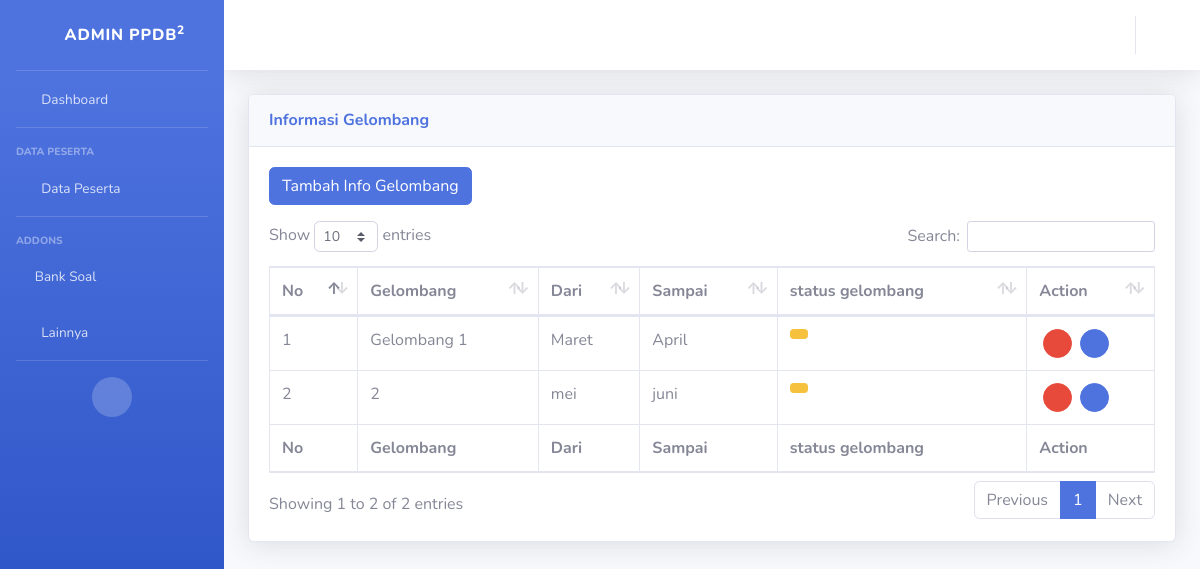
The page /index.php/info/info_gelombang on the database its author committed.
### tables this page shows
CREATE TABLE `info_gelombang` (
  `id_gelombang` int(11) NOT NULL,
  `gelombang` varchar(100) NOT NULL,
  `dari` varchar(100) NOT NULL,
  `sampai` varchar(100) NOT NULL
);

### application/controllers/info/info_gelombang.php (called while the page is built, shortened)
<?php
class info_gelombang extends CI_Controller
{
	public function index()
	{
		$data['info_gelombang'] = $this->ppdb_model->get_data('info_gelombang')->result();
		$this->load->view('templates/header_admin');
		$this->load->view('templates/sidebar_admin');
		$this->load->view('info/info_gelombang', $data);
		$this->load->view('templates/footer_admin');
	}
}

### index.php (called while the page is built, shortened)
<?php
require_once BASEPATH.'core/CodeIgniter.php';

### application/models/ppdb_model.php (called while the page is built, shortened)
<?php
class Ppdb_model extends CI_Model
{
	public function get_data($table)
	{
		return $this->db->get($table);
	}
}

### application/views/info/info_gelombang.php (the view, shortened to what this page needs)
<div class="container-fluid">
    <div class="card shadow mb-4">
        <div class="card-header py-3">
            <h6 class="m-0 font-weight-bold text-primary">Informasi Gelombang</h6>
        </div>
        <div class="card-body">
            <div class="table-responsive">
                <a href="<?php echo base_url('info/info_gelombang/tambah_info_gelombang') ?>" class="btn btn-primary mb-3">Tambah Info Gelombang</a>
                <table class="table table-bordered" id="dataTable" width="100%" cellspacing="0">
                    <thead>
                        <tr>
                            <th>No</th>
                            <th>Gelombang</th>
                            <th>Dari</th>
                            <th>Sampai</th>
                            <th>status gelombang</th>
                            <th>Action</th>
                        </tr>
                    </thead>
                    <tfoot>
                        <tr>
                            <th>No</th>
                            <th>Gelombang</th>
                            <th>Dari</th>
                            <th>Sampai</th>
                            <th>status gelombang</th>
                            <th>Action</th>
                        </tr>
                    </tfoot>
                    <tbody>
                        <?php $no = 1;
                           foreach ($info_gelombang as $cs) : ?>
                            <tr>
                                <td><?php echo $no++; ?></td>
                                <td><?php echo $cs->gelombang ?></td>
                                <td><?php echo $cs->dari ?></td>
                                <td><?php echo $cs->sampai ?></td>
                                <td><button type="button" class="btn btn-warning btn-sm" data-toggle="modal" data-target="#exampleModal">
                                    </button></td>
                                <td>
                                    <div class="row">
                                        <a href="<?php echo base_url('info/info_gelombang/delete_info_gelombang/') . $cs->id_gelombang ?>" class="btn btn-sm btn-danger btn-circle ml-3 mr-2"><i class="fas fa-trash"></i></a>
                                        <a href="<?php echo base_url('info/info_gelombang/update_info_gelombang/') . $cs->id_gelombang ?>" class="btn btn-sm btn-primary btn-circle "><i class="fas fa-edit"></i></a>
                                    </div>
                                </td>
                            </tr>
                        <?php endforeach; ?>
                    </tbody>
                </table>
            </div>
        </div>
    </div>
</div>

### rows shown on the page
info_gelombang: gelombang "Gelombang 1", dari "Maret", sampai "April"
info_gelombang: gelombang "2", dari "mei", sampai "juni"
